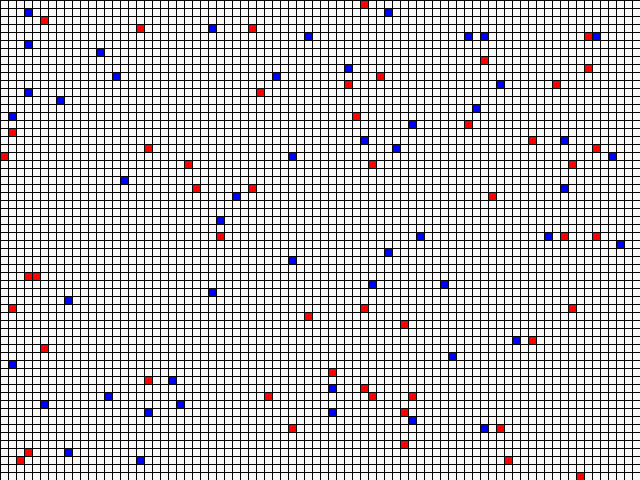
Frame 1 (no input)
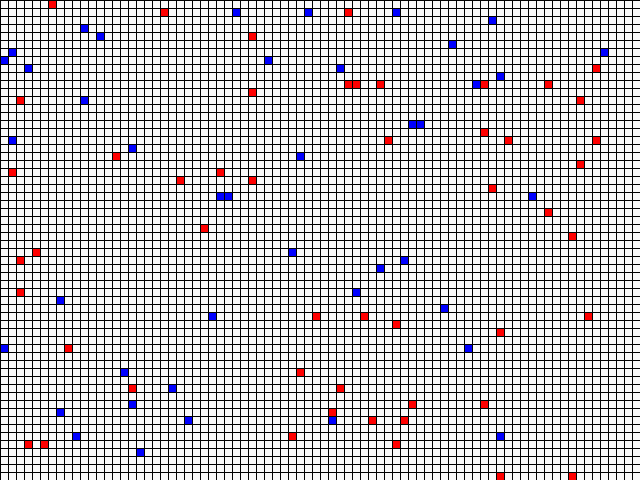
Frame 60 (the mouse pressed at the canvas centre just before this capture)
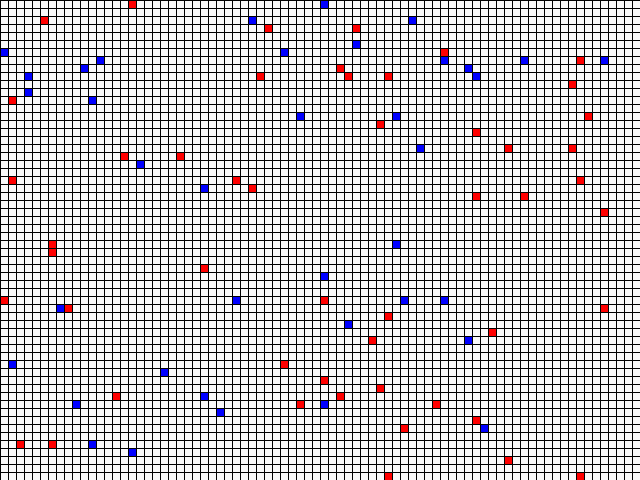
Frame 120 (the mouse held since frame 60 and released just before this capture)

The Processing sketch that drew these frames (run headless with seeded random() and noise(); from frame 60 on, the mouse is pressed at the canvas centre):

// Processing sketch: predator_prey
// ── predator_prey.pde
//grid variables
int scale = 8;
int cols , rows;
//animal list
ArrayList<Animal> animals = new ArrayList<Animal>();
int nanimals = 100;
//time
int lastRecordedTime;
int interval;
//misc
childApplet graph;
TileGrid g;

void settings() {
  size(640, 480);
}

void setup() {
  windowTitle("Main");
  graph = new childApplet();
  cols = width/scale;
  rows = height/scale;
  lastRecordedTime = 0;
  interval = 100;
  g = new TileGrid(cols, rows);
  //loop to fill animal list with bunny and fox objects
  for(int i = 0; i < nanimals; i++)
  {
    if(i < 50)
    {
      int randomCol = int(random(cols));
      int randomRow = int(random(rows));
      Tile selected = g.getTile(randomCol, randomRow);
      selected.has = "bunny";
      Bunny bun = new Bunny(selected);
      animals.add(bun);
    }
    else if(i >= 50)
    {
      int randomCol = int(random(cols));
      int randomRow = int(random(rows));
      Tile selected = g.getTile(randomCol, randomRow);
      //if tile has bunny inside, do not spawn
      if(selected.has == "bunny")
      {
        return;
      }
      selected.has = "fox";
      Fox fo = new Fox(selected);
      animals.add(fo);
    }
  }
 
}

void draw() {
  background(250);
  //drawing
  g.draw();
 //simulating in time controlled enviroment
  if(millis() - lastRecordedTime > interval)
  {
    for(Animal a : animals)
    {
      a.behaviour();
    }
     //check for mates and kill animals
    for(int i = 0; i < animals.size()-1; i++)
    {
      if(animals.get(i).getStatus() == true)
      {
        animals.remove(i);
      }
      if(animals.size() < 800)
      {
        animals.get(i).checkForMate();
      }
      
    }
    lastRecordedTime = millis();
  }
  for(Animal a: animals)
  {
    a.draw();
  }
}

//second window
class childApplet extends PApplet {
  float x = 0;
  
  public childApplet() {
    super();
    PApplet.runSketch(new String[]{this.getClass().getName()}, this);
  }
  
  public void settings() {
    size(400, 400);
    
  }
  public void setup() {
    windowTitle("Graph");
    background(255);
    frameRate(24);
  }
  public void draw() {
    x += 0.1;
    int bunnie = 0;
    int foxe = 0;
    for(Animal a: animals)
    {
      if(a.species == "bunny")
      {
        bunnie++;
      }
      else if(a.species == "fox")
      {
        foxe++;
      }
    }
    
    for(int i = 0; i < bunnie; i++)
    {
      stroke(0,0,255);
      point(x,bunnie);
    }
    for(int i = 0; i < foxe; i++)
    {
      stroke(255,0,0);
      point(x,foxe);
    }
  }
}

// ── Animal.pde
abstract class Animal {
  int age;
  boolean gender;
  boolean dead;
  Tile location;
  String species;
  
  void behaviour()
  {
  }
  void reproduce(Animal mate)
  {
  }
  void die()
  {
    dead = true;
    age = 0;
    location.has = "empty";
    Tile d = new Tile(0,0,"empty");
    location = d;
    
  }
  void draw()
  {
  }
  void incrementAge()
  {
    age++;
  }

  void checkForMate()
  {
    if(age >= 30) //can only reproduce when old enough
    {
    ArrayList<Tile> s = new ArrayList<Tile>();
    s = g.getAdjacentTiles(location.centx,location.centy);
    for(Tile t : s)
    {
      if(t.getInside() == species)
      {
        for(int i = 0; i < animals.size(); i++)
        {
          if(animals.get(i).location == t)
          {
            reproduce(animals.get(i));
          }
        }
      }
    }
    }

  }
  //utility functions
  boolean getStatus()
  {
    return dead;
  }
  boolean getGender()
  {
    return gender;
  }
  Tile getLocation()
  {
    return location;
  }
  int getX()
  {
    return location.centx;
  }
  int getY()
  {
    return location.centy;
  }
  void setLocation(Tile l)
  {
    location = l;
  }
  
}

// ── Bunny.pde

class Bunny extends Animal {
  int energy = 10;
  
  Bunny(Tile l)
  {
    species = "bunny";
    location = l;
    age = 0;
    dead = false;
    int chance = int(random(2));
    if(chance == 1)
    {
      gender = false;
    }
    else
    {
      gender = true;
    }
  }
  @Override
  void behaviour()
  {
    
    location.has="empty";
    if(g.checkFullLocations(location))
    {
      die();
      //overcrowding
    }
    else
    {
      location = g.getEmptyAdjacentTile(location);
      location.has= species;
      
    }
    if(age > 100) //die of old age
    {
      die();
    }
    energy--;
    incrementAge();
  }
  
  @Override
  void reproduce(Animal mate)
  {
    if(mate.getGender() != gender)
    {
      if(!g.checkFullLocations(location))
        {
          if(age > 20)
          {
          Tile birthplace = g.getEmptyAdjacentTile(location);
          Bunny baby = new Bunny(birthplace);
          animals.add(baby);
          }
        }
    }
  }
  @Override
  void draw()
  {
    fill(0,0,255);
    stroke(0);
    rect(location.centx,location.centy, scale, scale);
  }
}

// ── Fox.pde
class Fox extends Animal{
  int hunger;
  Fox(Tile l)
  {
    location = l;
    age = 0;
    hunger = 100;
    dead = false;
    species = "fox";
    int chance = int(random(2));
    if(chance == 1)
    {
      gender = false;
    }
    else
    {
      gender = true;
    }
  }
  @Override
  void behaviour()
  {
    hunt();
    location.has="empty";
    if(g.checkFullLocations(location))
    {
      die();
      //overcrowding
    }
    else
    {
      location = g.getEmptyAdjacentTile(location);
      location.has = species;
    }
    hunger--;
    if(hunger <= 0) //die of hunger
    {
      dead = true;
    }
     if(age > 150) //die of old age
    {
      die();
    }
   incrementAge();
  }
  void hunt()
  {
    ArrayList<Tile> s = new ArrayList<Tile>();
    s = g.getAdjacentTiles(location.centx,location.centy);
    for(Tile t : s)
    {
      if(t.getInside() == "bunny")
      {
        for(Animal a: animals)
        {
          if(a.location == t)
          {
            a.die();
          }
        }
        hunger++;
      }
    }
  }
  @Override
  void reproduce(Animal mate)
  {
    if(mate.getGender() != gender)
    {
        if(!g.checkFullLocations(location))
        {
          int birthchance = int(random(0,100));
          if(birthchance > 50)
          {
          Tile birthplace = g.getEmptyAdjacentTile(location);
          Fox baby = new Fox(birthplace);
          animals.add(baby);
          }
        }
        

    }
  }
  @Override
  void draw()
  {
    fill(255,0,0);
    stroke(0);
    rect(location.centx,location.centy, scale, scale);
  }
   int getHunger()
  {
    return hunger;
  }
}

// ── Tile.pde
class Tile{
  int centx;
  int centy;
  String has;
  int c;
  
  Tile(int x, int y, String h)
  {
    centx = x;
    centy = y;
    has = h;
  }
  
  void draw() {
   noFill();
   stroke(0);
   rect(centx,centy,scale,scale);
  }
  
  
  //utility functions
  int centx()
  {
    return centx;
  }
  float centy() 
  {
      return centy;
  }
  String getInside()
  {
    return has;
  }
 
}

// ── TileGrid.pde
class TileGrid {
  Tile[][] grid;
  int cols, rows;
  
  TileGrid(int ncol, int nrow)
  {
    cols = ncol;
    rows = nrow;
    //2D matrix of tile objects
    grid = new Tile[cols][rows];
    
    //cycle through all columns and rows and generate class object
    for(int i = 0; i < cols; i++) 
    {
      for(int j = 0; j < rows; j++)
      {
        int x = i*scale;
        int y = j*scale;
        grid[i][j] = new Tile(x,y,"empty");
      }
    }
  }
  
  void draw()
  {
    for( int i=0; i < cols ; i++ ){
      for( int j=0; j < rows; j++)
      {
        grid[i][j].draw();
      }
    }
  }
  
  //returns an animal in a given tile
  Animal getAnimal(Tile loc)
  {
    Animal toReturn = null;
    for(Animal a: animals)
    {
      if(a.location == loc)
      {
        toReturn = a;
      }
    }
    return toReturn;
  }
  
  Tile getTile(int col, int row)
  {
    //if tile is out of bounds return null
    if(col < 0 || row < 0 || col > cols-1 || row > rows-1)
    {
      return null;
    }
    else
    {
      return grid[col][row];
    }
    
  }
  
  //checks if all adjacent locations are full
  boolean checkFullLocations(Tile t)
  {
    ArrayList<Tile> locs = new ArrayList<Tile>();
    locs = getAdjacentTiles(t.centx,t.centy);
    int empty = 0;
    for(Tile l: locs)
    {
      if(l.getInside() != "empty")
      {
        empty++;
      }
    }
    if(empty == 4)
    {
      return true;
    }
    else
    {
      return false;
    }
  }
  
  //returns a list of adjacent tile locations
  ArrayList<Tile> getAdjacentTiles(int co, int ro)
  {
    int c = co/8;
    int r = ro/8;
    Tile sa = getTile(c, r-1);//0,-1 above
    Tile sb = getTile(c-1, r);//-1,0 left
    Tile sc = getTile(c+1, r);//+1,0 right 
    Tile sd = getTile(c, r+1);//0, +1 below
    ArrayList<Tile> t = new ArrayList<Tile>();
    if(sa != null)
    {
      t.add(sa);
    }
    if(sb != null)
    {
      t.add(sb);
    }
    if(sc != null)
    {
      t.add(sc);  
    }
    if(sd != null)
    {
       t.add(sd);
    }
    return t;
  }
  
  //returns a tile that is adjacent and empty
  Tile getEmptyAdjacentTile(Tile t)
  {
    ArrayList<Tile> s = new ArrayList<Tile>();
    ArrayList<Tile> empties = new ArrayList<Tile>();
    Tile moveto = g.getTile(0,0);
    s = getAdjacentTiles(t.centx,t.centy);
    for(Tile e : s)
    {
      if(e.getInside() == "empty")
      {
        empties.add(e);
      }

    }
    if(empties.size() != 0)
    {
      int r = int(random(0,empties.size()));
      moveto = empties.get(r);
    }
    return moveto;
  }
}
